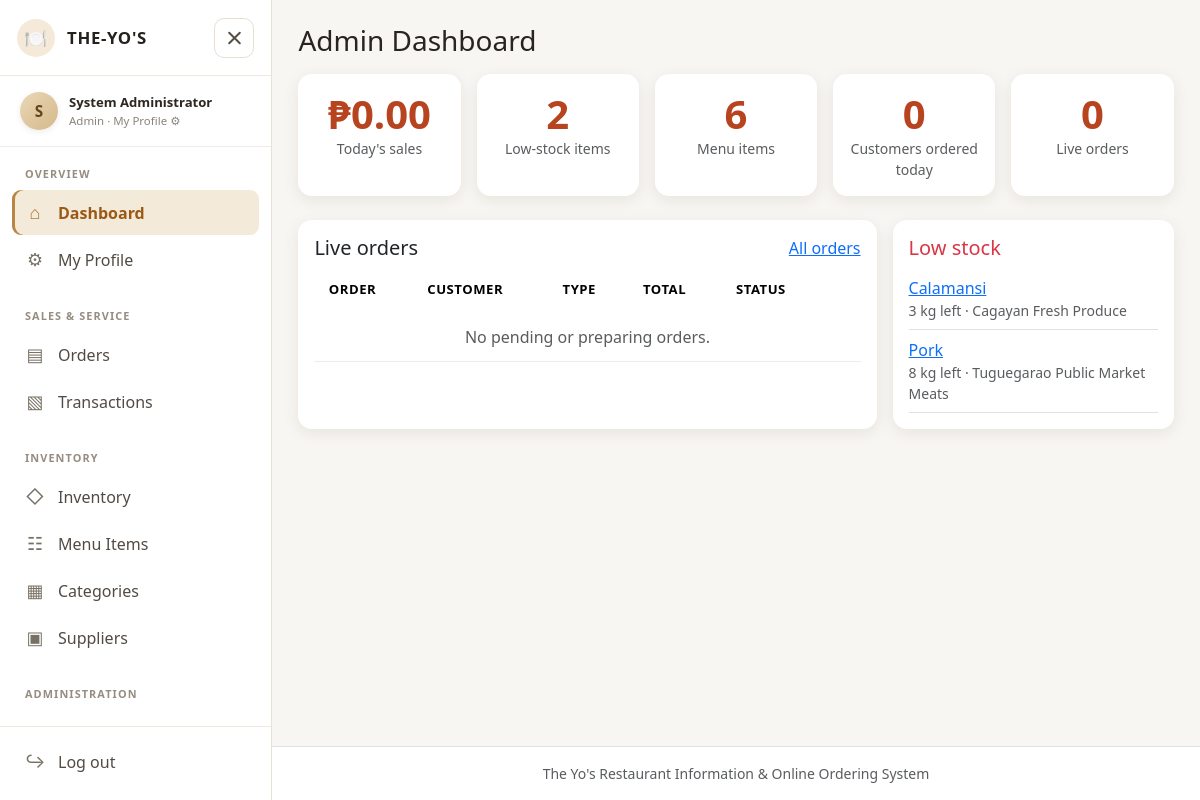
The page /dashboard.php (signed in) on the database its author committed.
### tables this page shows
CREATE TABLE inventory_items (
  inventory_id INT AUTO_INCREMENT PRIMARY KEY,
  supplier_id INT NOT NULL,
  item_name VARCHAR(100) NOT NULL,
  item_type ENUM('ingredient','item') NOT NULL DEFAULT 'ingredient',
  unit VARCHAR(20) NOT NULL,
  quantity DECIMAL(10,3) NOT NULL DEFAULT 0,
  reorder_level DECIMAL(10,3) NOT NULL DEFAULT 10,
  FOREIGN KEY (supplier_id) REFERENCES suppliers(supplier_id) ON DELETE RESTRICT
);

CREATE TABLE suppliers (
  supplier_id INT AUTO_INCREMENT PRIMARY KEY,
  supplier_name VARCHAR(100) NOT NULL,
  contact_person VARCHAR(100) DEFAULT NULL,
  phone VARCHAR(20) DEFAULT NULL
);

### includes/config.php (called while the page is built, shortened)
<?php
try {
    $conn = mysqli_connect("localhost", "root", "", "theyos_db");
    mysqli_set_charset($conn, "utf8mb4");
} catch (mysqli_sql_exception $ex) {
    if (!isset($conn) || !$conn) {
        error_log($ex->getMessage());
        die("<h3>Cannot connect to the database.</h3><p>Start MySQL in XAMPP and import <b>sql/theyos_db.sql</b> in phpMyAdmin.</p>");
    }
}
function e($s)          { return htmlspecialchars((string)$s, ENT_QUOTES, 'UTF-8'); }
function peso($n)       { return '₱' . number_format((float)$n, 2); }
function q($sql, $types = '', $params = []) {
    global $conn;
    $st = mysqli_prepare($conn, $sql);
    mysqli_stmt_execute($st);
    return $st;
}
function rows($st) { return mysqli_fetch_all(mysqli_stmt_get_result($st), MYSQLI_ASSOC); }
function val($sql) { global $conn; $r = mysqli_fetch_row(mysqli_query($conn, $sql)); return $r[0] ?? 0; }

### dashboard.php (the view, shortened to what this page needs)
<?php
require 'includes/config.php'; require_login();
include 'includes/header.php';
?>
<?php if ($isAdmin || $isStaff):
  $stats = [
    ["Today's sales",  peso(val("SELECT COALESCE(SUM(total),0) FROM orders WHERE DATE(ordered_at)=CURDATE() AND status<>'Voided'"))],
    ['Low-stock items', val("SELECT COUNT(*) FROM inventory_items WHERE quantity<=reorder_level")],
    ['Menu items', val("SELECT COUNT(*) FROM menu_items")],
    ['Customers ordered today', val("SELECT COUNT(DISTINCT o.account_id) FROM orders o JOIN accounts a ON a.account_id=o.account_id WHERE DATE(o.ordered_at)=CURDATE() AND a.accesslevel='user'")],
    ['Live orders', val("SELECT COUNT(*) FROM orders WHERE status IN ('Pending','Preparing')")],
  ];
  $liveOrders = rows(q("SELECT o.*, a.fullname FROM orders o JOIN accounts a ON a.account_id=o.account_id WHERE o.status IN ('Pending','Preparing') ORDER BY o.ordered_at ASC"));
  $low    = rows(q("SELECT i.*, s.supplier_name FROM inventory_items i JOIN suppliers s ON s.supplier_id=i.supplier_id WHERE i.quantity<=i.reorder_level ORDER BY i.quantity"));
?>
<h3 class="mb-3"><?= $isAdmin ? 'Admin' : 'Staff' ?> Dashboard</h3>
<div class="row g-3 mb-4">
  <?php foreach ($stats as $s): ?>
  <div class="col-6 col-md-4 col-lg"><div class="card stat-card text-center p-3 h-100"><div class="display-6"><?= e($s[1]) ?></div><div class="text-muted small"><?= e($s[0]) ?></div></div></div>
  <?php endforeach; ?>
</div>
<div class="row g-3">
  <div class="col-lg-8"><div class="card h-100"><div class="card-body">
    <div class="d-flex justify-content-between align-items-center mb-2"><h5 class="mb-0">Live orders</h5><a href="orders_admin.php">All orders</a></div>
    <div class="table-responsive"><table class="table table-hover align-middle mb-0"><thead><tr><th>Order</th><th>Customer</th><th>Type</th><th>Total</th><th>Status</th><th></th></tr></thead><tbody>
    <?php foreach ($liveOrders as $o): ?>
      <tr><td>#<?= (int)$o['order_id'] ?><br><small class="text-muted"><?= e(date('M d, h:i A', strtotime($o['ordered_at']))) ?></small></td>
        <td><?= e($o['fullname']) ?></td><td><?= e($o['order_type']) ?></td><td><?= peso($o['total']) ?></td><td><?= status_badge($o['status']) ?></td>
        <td><a class="btn btn-sm btn-outline-primary" href="order_view.php?id=<?= (int)$o['order_id'] ?>">View order</a></td></tr>
    <?php endforeach; if (!$liveOrders) echo "<tr><td colspan='6' class='text-center text-muted'>No pending or preparing orders.</td></tr>"; ?>
    </tbody></table></div>
  </div></div></div>
  <div class="col-lg-4"><div class="card h-100"><div class="card-body">
    <h5 class="text-danger">Low stock</h5>
    <?php foreach ($low as $i): ?>
      <div class="border-bottom py-2"><a href="inventory_view.php?id=<?= $i['inventory_id'] ?>"><?= e($i['item_name']) ?></a>
        <div class="small text-muted"><?= e($i['quantity'] + 0) ?> <?= e($i['unit']) ?> left · <?= e($i['supplier_name']) ?></div></div>
    <?php endforeach; if (!$low) echo "<p class='text-muted'>All stocked up.</p>"; ?>
  </div></div></div>
</div>
<?php endif; ?>
<?php include 'includes/footer.php'; ?>

### css/style.css (style rules this page uses)
:root { --yo-brand: #b8431f; --yo-brand-hover: #963514; --yo-dark: #3b1d12; --yo-cream: #fff8f0; --yo-bg: #f8f6f2; --yo-shadow-sm: 0 2px 8px rgba(40,25,15,.06); --yo-shadow: 0 4px 16px rgba(40,25,15,.08); --yo-shadow-lg: 0 12px 36px rgba(40,25,15,.12); --yo-radius-sm: 8px; --yo-radius: 14px; --yo-radius-lg: 18px; --yo-transition: .22s cubic-bezier(.4,0,.2,1); }
body { background: var(--yo-bg); font-family: 'Segoe UI', system-ui, -apple-system, BlinkMacSystemFont, Arial, sans-serif; color: #282420; -webkit-font-smoothing: antialiased; }
button, input, select, textarea, .card, .side-link, .badge, .btn { transition: all var(--yo-transition); }
.card { border: 0; box-shadow: var(--yo-shadow); border-radius: var(--yo-radius); background: #fff; }
.stat-card { border-radius: var(--yo-radius); }
.stat-card .display-6 { font-weight: 800; color: var(--yo-brand); }
.table thead { background: var(--yo-dark); color: #fff; }
.table thead th { font-weight: 600; font-size: .82rem; letter-spacing: .04em; text-transform: uppercase; padding: .8rem .9rem; border: 0; white-space: nowrap; }
.table td { padding: .75rem .9rem; vertical-align: middle; border-color: #f0ebe3; }

### rows shown on the page
inventory_items: item_name "Calamansi", $i['quantity'] + 0 "3", unit "kg", supplier.supplier_name "Cagayan Fresh Produce"
inventory_items: item_name "Pork", $i['quantity'] + 0 "8", unit "kg", supplier.supplier_name "Tuguegarao Public Market Meats"

### other values the page prints
substr($_SESSION['fullname'], 0, 1) "S"
$_SESSION['fullname'] "System Administrator"
$_SESSION['accesslevel'] "Admin"
$icon "⌂ ⚙ ▤ ▧ ◇ ☷ ▦ ▣"
$label "Dashboard My Profile Orders Transactions Inventory Menu Items Categories Suppliers"
$s[1] "₱0.00"
$s[0] "Today's sales"
$s[1] "2"
$s[0] "Low-stock items"
$s[1] "6"
$s[0] "Menu items"
$s[1] "0"
$s[0] "Customers ordered today"
$s[0] "Live orders"
